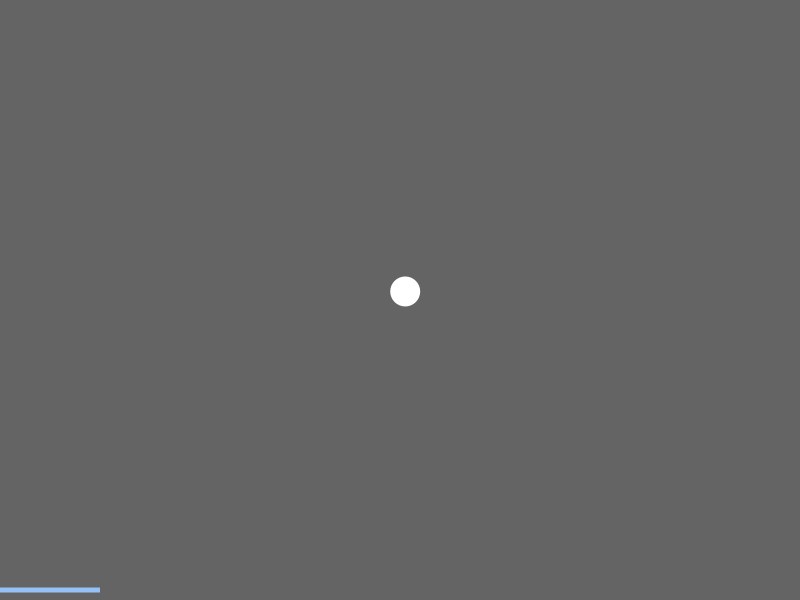
Frame 1 (no input)
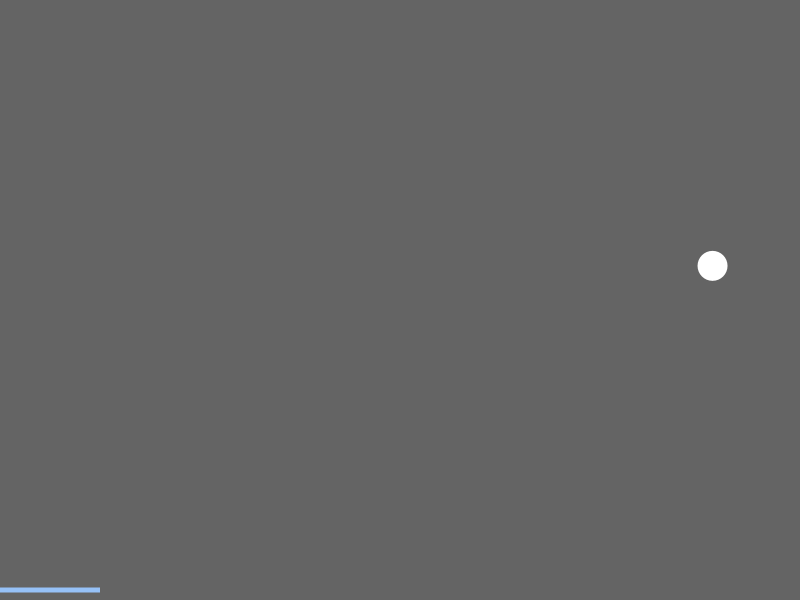
Frame 60 (the mouse pressed at the canvas centre just before this capture)
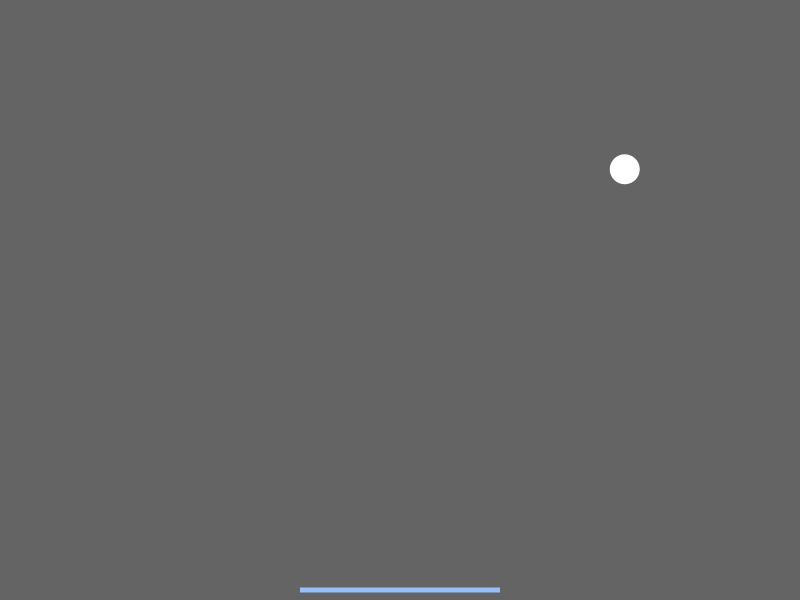
Frame 120 (the mouse held since frame 60 and released just before this capture)

The Processing sketch that drew these frames (run headless with seeded random() and noise(); from frame 60 on, the mouse is pressed at the canvas centre):

// Processing sketch: Alone_Pong
// ── Alone_Pong.pde
float speed;
Ball ball;

class Ball {
  float x; 
  float y;
  float[] dir = new float[2];
  
  Ball(float startX, float startY) {
    this.x = startX;
    this.y = startY;
    noStroke();
    fill(255);
    ellipse(x, y, 30, 30);
    dir[0] = random(-1,1);
    dir[1] = random(-1,1);
  }
  
  void move() {
    speed = 10/sqrt(dir[0]*dir[0] + dir[1]*dir[1]);
    x = x + speed*dir[0];
    y = y + speed*dir[1];
    fill(255);
    ellipse(x, y, 30, 30);
  }
  
  void checkCollision() {
    boolean caught=false;
    if ((x+30)>width || (x-30)<0) {
      dir[0] = dir[0]*-1;
    }
    if (y-30<0) { 
      dir[1] = dir[1]*-1;
    }
    if (y+30>(height-20)){
      if ((mouseX-100)<x && (mouseX+100)>x) {
        dir[1] = dir[1]*-1;
      }else {
        ball = new Ball(width/2, height/2);
      }
    }

  }
}

void setup() {
  size(800, 600);
  background(100);
  ball = new Ball(width/2, height/2);
}

void draw() {
  noCursor();
  background(100);
  ball.move();
  ball.checkCollision();
  rectMode(CENTER);
  fill(#96C1F7); 
  rect(mouseX, 590 ,200,5);
}
